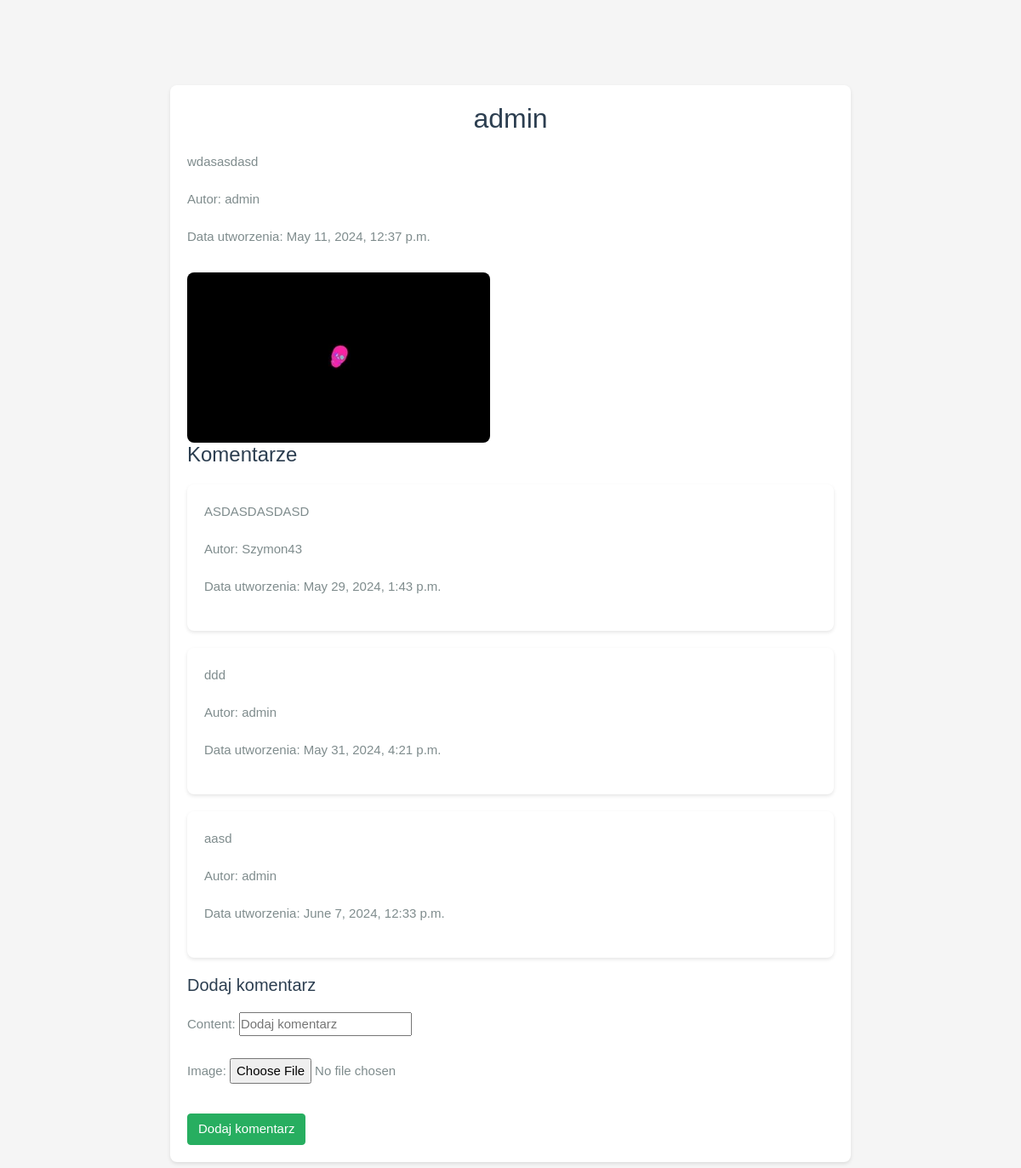
The app's page /post/1/ with its own data.
### mainapp/models.py (models this page shows)
class Post(models.Model):
    title = models.CharField(max_length=255)
    content = models.TextField(max_length=2000)
    author = models.ForeignKey(User, on_delete=models.CASCADE)
    date_of_creation = models.DateTimeField(auto_now_add=True)
    password = models.CharField(max_length=255, null=True, blank=True)
    is_private = models.BooleanField(default=False)
    image = models.ImageField(upload_to='images/', null=True, blank=True)
    blog = models.ForeignKey(Blog, on_delete=models.CASCADE)

class Comment(models.Model):
    post = models.ForeignKey(Post, on_delete=models.CASCADE, related_name='comments')
    author = models.ForeignKey(User, on_delete=models.CASCADE)
    content = models.TextField()
    image = models.ImageField(upload_to='images/', null=True, blank=True)
    date_of_creation = models.DateTimeField(auto_now_add=True)

### mainapp/views.py (the view, shortened to what this page needs)
# urls.py: path('post/<int:post_id>/', views.post_details, name='post_details'),
def post_details(request, post_id):
    post = get_object_or_404(Post, pk=post_id)
    comments = post.comments.order_by('date_of_creation')
    form = CommentCreationForm()
    return render(request, 'post_details.html', {
        'post': post, 'comments': comments, 'form': form
    })

### mainapp/forms.py
class CommentCreationForm(forms.ModelForm):
    class Meta:
        model = Comment
        fields = ['content', 'image']
        widgets = {
            'content': forms.TextInput(attrs={'placeholder': 'Dodaj komentarz'})
        }

### mainapp/templates/post_details.html (shortened to what this page needs)
<!DOCTYPE html>
<html lang="en">
<head>
    {% load static %}
    <link rel="stylesheet" href="https://cdn.jsdelivr.net/npm/bootswatch@4.5.2/dist/darkly/bootstrap.min.css">
    <link rel="stylesheet" href="{% static 'css/post_details.css' %}">
</head>
<body>
    <div class="container">
        <h2>{{ post.title }}</h2>
        <p>{{ post.content }}</p>
        <p>Autor: {{ post.author }}</p>
        <p>Data utworzenia: {{ post.date_of_creation }}</p>
        {% if post.image %}
            <img src="{{ post.image.url }}" alt="Post image">
        {% endif %}
        <h3>Komentarze</h3>
        {% for comment in comments %}
            <div class="comment">
                <p>{{ comment.content }}</p>
                <p>Autor: {{ comment.author }}</p>
                <p>Data utworzenia: {{ comment.date_of_creation }}</p>
            </div>
        {% endfor %}
        <h4>Dodaj komentarz</h4>
        <form method="post">
            {{ form.as_p }}
            <button type="submit" class="btn btn-success">Dodaj komentarz</button>
        </form>
    </div>
</body>
</html>

### mainapp/static/css/post_details.css (style rules this page uses)
* { box-sizing: border-box; margin: 0; padding: 0; font-family: 'Poppins', sans-serif; }
body { background-color: #f5f5f5; color: #333; padding: 100px 20px 20px 20px; }
.container { max-width: 800px; margin: 0 auto; padding: 20px; background-color: #fff; border-radius: 8px; box-shadow: 0 2px 4px rgba(0, 0, 0, 0.1); }
.container h2, .container h3, .container h4 { color: #2c3e50; margin-bottom: 20px; }
.container h2 { text-align: center; font-size: 2rem; }
.container h3 { font-size: 1.5rem; }
.container h4 { font-size: 1.25rem; }
.container p { color: #7f8c8d; line-height: 1.6; margin-bottom: 20px; }
img { max-width: 100%; height: auto; border-radius: 8px; margin-top: 10px; }
.btn { margin-right: 10px; }
.btn-success { background-color: #27ae60; border-color: #27ae60; transition: background-color 0.3s ease; }
.comment { background-color: #fff; border-radius: 8px; box-shadow: 0 2px 4px rgba(0, 0, 0, 0.1); margin-bottom: 20px; padding: 20px; transition: transform 0.3s ease, box-shadow 0.3s ease; }
form { margin-top: 20px; }
form .btn { margin-top: 10px; }

### records on screen
Post: title "admin", content "wdasasdasd", author "admin", date_of_creation "May 11, 2024, 12:37 p.m.", image (picture)
Comment: content "ASDASDASDASD", author "Szymon43", date_of_creation "May 29, 2024, 1:43 p.m."
Comment: content "ddd", author "admin", date_of_creation "May 31, 2024, 4:21 p.m."
Comment: content "aasd", author "admin", date_of_creation "June 7, 2024, 12:33 p.m."
